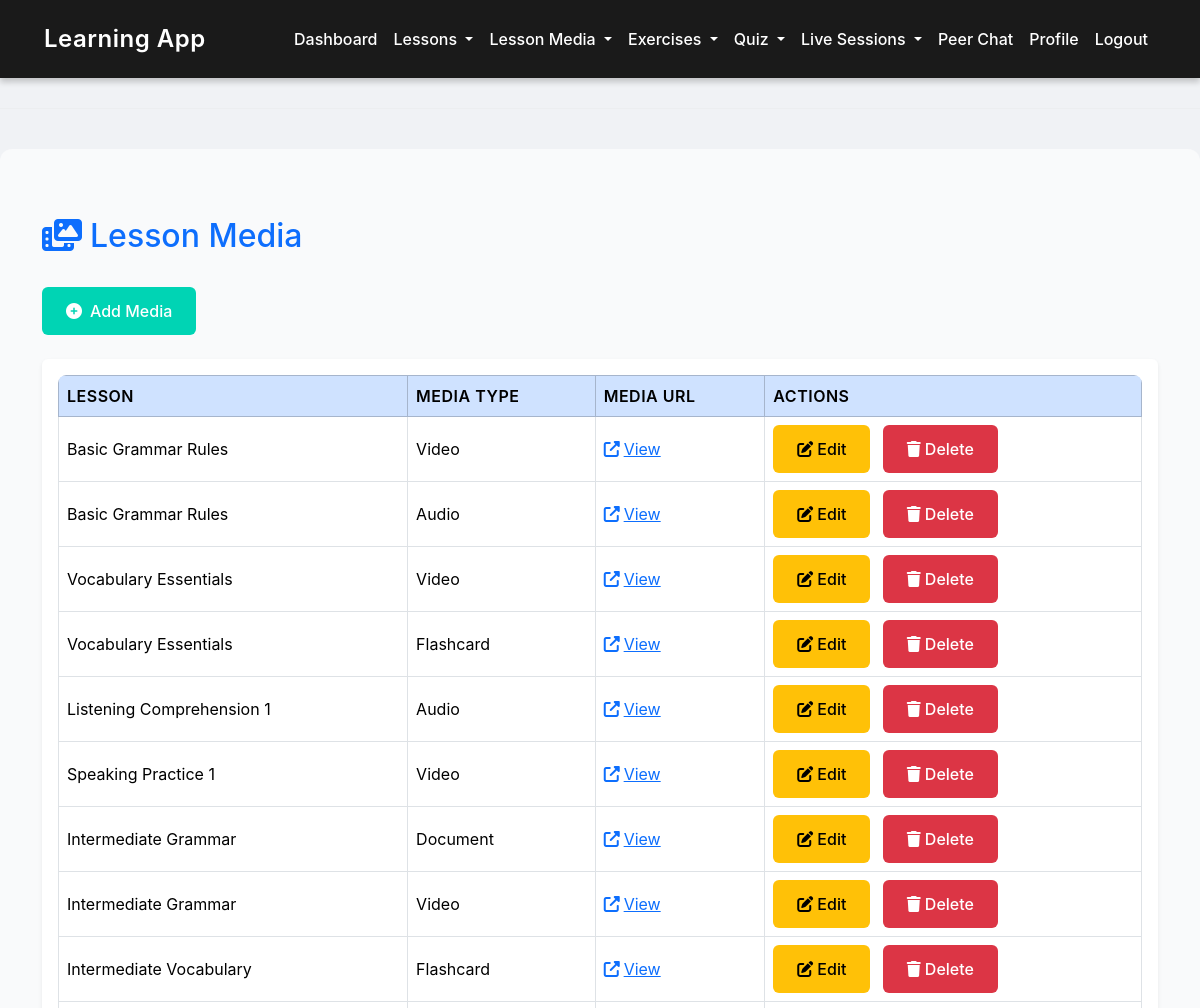
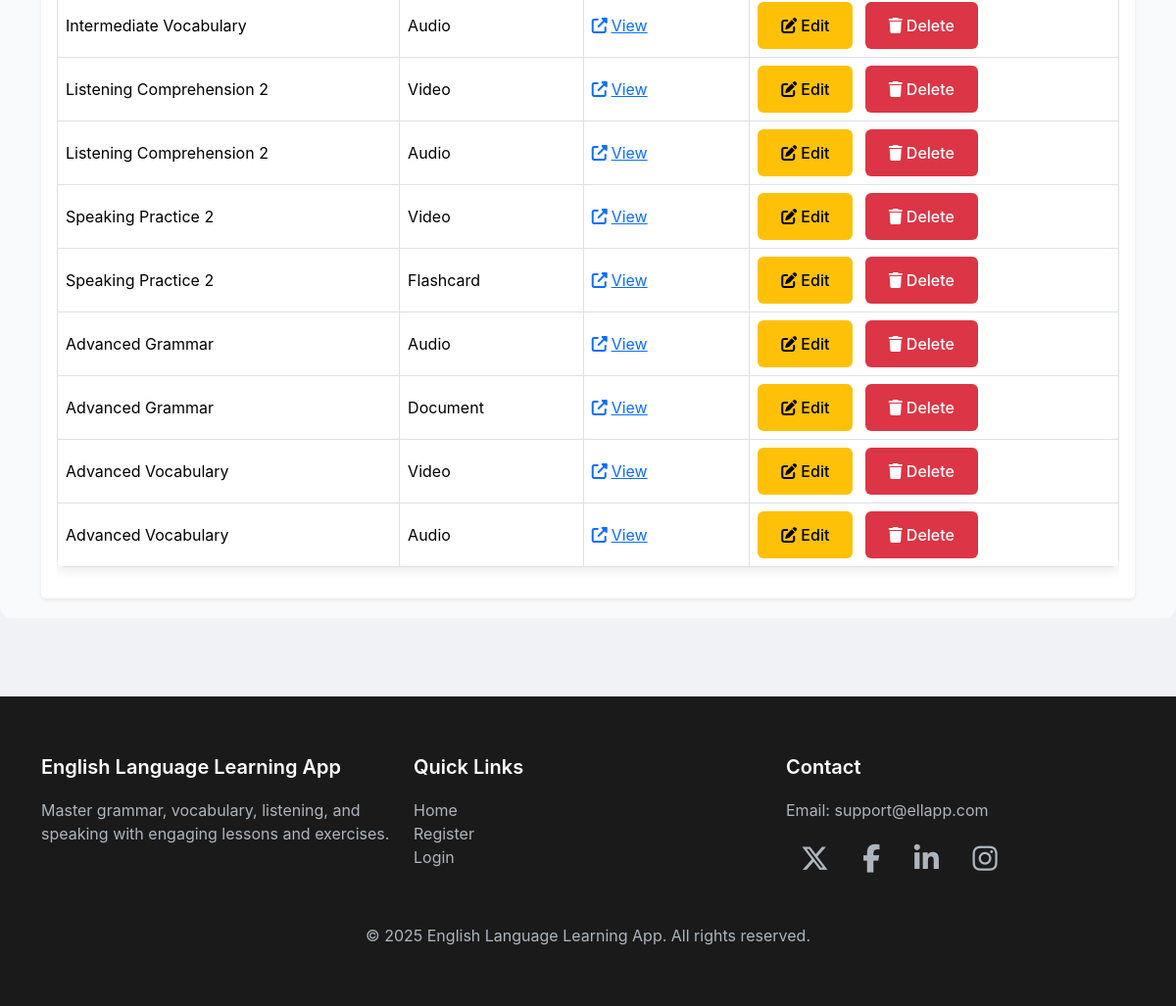
The page /lesson-media/ (signed in) on the database its author committed (2 pictures, top to bottom).
### myapp/models.py (models this page shows, shortened)
class LessonMedia(models.Model):
    MEDIA_TYPES = [
        ('video', 'Video'),
        ('audio', 'Audio'),
        ('flashcard', 'Flashcard'),
        ('document', 'Document'),
    ]
    lesson = models.ForeignKey(Lesson, on_delete=models.CASCADE, related_name="media")
    media_type = models.CharField(max_length=20, choices=MEDIA_TYPES)
    media_url = models.URLField()

class Lesson(models.Model):
    SKILL_LEVELS = [
        ('beginner', 'Beginner'),
        ('intermediate', 'Intermediate'),
        ('advanced', 'Advanced'),
    ]
    CATEGORIES = [
        ('grammar', 'Grammar'),
        ('vocabulary', 'Vocabulary'),
        ('listening', 'Listening'),
        ('speaking', 'Speaking'),
    ]
    title = models.CharField(max_length=150)
    description = models.TextField()
    skill_level = models.CharField(max_length=20, choices=SKILL_LEVELS)
    category = models.CharField(max_length=20, choices=CATEGORIES)
    created_by = models.ForeignKey(
        UserRegister,
        on_delete=models.CASCADE,
        limit_choices_to={'role': 'teacher'}
    )
    created_at = models.DateTimeField(auto_now_add=True)

### myapp/views.py (the view)
# urls.py: path('lesson-media/', views.lesson_media_list, name='lesson_media_list'),
def lesson_media_list(request):
    if request.session.get('user_role') != 'teacher':
        messages.error(request, "Unauthorized access")
        return redirect('login')
    medias = LessonMedia.objects.filter(lesson__created_by_id=request.session['user_id'])
    return render(request, 'lesson_media/lesson_media_list.html', {'medias': medias})

### templates/lesson_media/lesson_media_list.html (shortened to what this page needs)
{% extends 'base.html' %}
{% block content %}
<div class="container mt-5">
    <div class="row mb-4">
        <div class="col">
            <h2 class="text-primary"><i class="fas fa-photo-video me-2"></i>Lesson Media</h2>
        </div>
    </div>
    <div class="row mb-4">
        <div class="col">
            <a href="{% url 'lesson_media_create' %}" class="btn btn-primary"><i class="fas fa-plus-circle me-2"></i>Add Media</a>
        </div>
    </div>
    <div class="row">
        <div class="col">
            <div class="card shadow-sm border-0">
                <div class="card-body">
                    <div class="table-responsive">
                        <table class="table table-hover table-bordered align-middle">
                            <thead class="table-primary">
                                <tr>
                                    <th scope="col">Lesson</th>
                                    <th scope="col">Media Type</th>
                                    <th scope="col">Media URL</th>
                                    <th scope="col">Actions</th>
                                </tr>
                            </thead>
                            <tbody>
                                {% for media in medias %}
                                <tr>
                                    <td>{{ media.lesson.title }}</td>
                                    <td>{{ media.get_media_type_display }}</td>
                                    <td><a href="{{ media.media_url }}" target="_blank" class="text-primary"><i class="fas fa-external-link-alt me-1"></i>View</a></td>
                                    <td>
                                        <a href="{% url 'lesson_media_update' media.id %}" class="btn btn-sm btn-warning me-2"><i class="fas fa-edit me-1"></i>Edit</a>
                                        <a href="{% url 'lesson_media_delete' media.id %}" class="btn btn-sm btn-danger" onclick="return confirm('Are you sure you want to delete this media?')"><i class="fas fa-trash me-1"></i>Delete</a>
                                    </td>
                                </tr>
                                {% empty %}
                                <tr>
                                    <td colspan="4" class="text-center text-muted">No media added yet.</td>
                                </tr>
                                {% endfor %}
                            </tbody>
                        </table>
                    </div>
                </div>
            </div>
        </div>
    </div>
</div>
{% endblock %}

### templates/base.html (style rules this page uses)
body { background-color: #f0f2f5; font-family: 'Inter', -apple-system, BlinkMacSystemFont, sans-serif; color: #333; }
table { width: 100%; border-collapse: collapse; background-color: #ffffff; border-radius: 8px; overflow: hidden; box-shadow: 0 4px 12px rgba(0, 0, 0, 0.08); font-family: 'Inter', -apple-system, BlinkMacSystemFont, sans-serif; }
th, td { padding: 15px; text-align: left; font-size: 1rem; color: #333; }
th { background-color: #1a1a1a; color: #ffffff; font-weight: 600; text-transform: uppercase; letter-spacing: 0.5px; }
td { border-bottom: 1px solid #e0e0e0; }
tr:last-child td { border-bottom: none; }
.table-responsive { border-radius: 8px; }
.btn { padding: 12px 24px; font-size: 1rem; font-weight: 500; border-radius: 6px; border: none; cursor: pointer; transition: background-color 0.3s ease, transform 0.2s ease; }
.btn-primary { background-color: #00d4b4; color: #ffffff; }

### rows shown on the page
LessonMedia: lesson "Basic Grammar Rules", media_type "Video"
LessonMedia: lesson "Basic Grammar Rules", media_type "Audio"
LessonMedia: lesson "Vocabulary Essentials", media_type "Video"
LessonMedia: lesson "Vocabulary Essentials", media_type "Flashcard"
LessonMedia: lesson "Listening Comprehension 1", media_type "Audio"
LessonMedia: lesson "Speaking Practice 1", media_type "Video"
LessonMedia: lesson "Intermediate Grammar", media_type "Document"
LessonMedia: lesson "Intermediate Grammar", media_type "Video"
LessonMedia: lesson "Intermediate Vocabulary", media_type "Flashcard"
LessonMedia: lesson "Intermediate Vocabulary", media_type "Audio"
LessonMedia: lesson "Listening Comprehension 2", media_type "Video"
LessonMedia: lesson "Listening Comprehension 2", media_type "Audio"
LessonMedia: lesson "Speaking Practice 2", media_type "Video"
LessonMedia: lesson "Speaking Practice 2", media_type "Flashcard"
LessonMedia: lesson "Advanced Grammar", media_type "Audio"
LessonMedia: lesson "Advanced Grammar", media_type "Document"
LessonMedia: lesson "Advanced Vocabulary", media_type "Video"
LessonMedia: lesson "Advanced Vocabulary", media_type "Audio"
